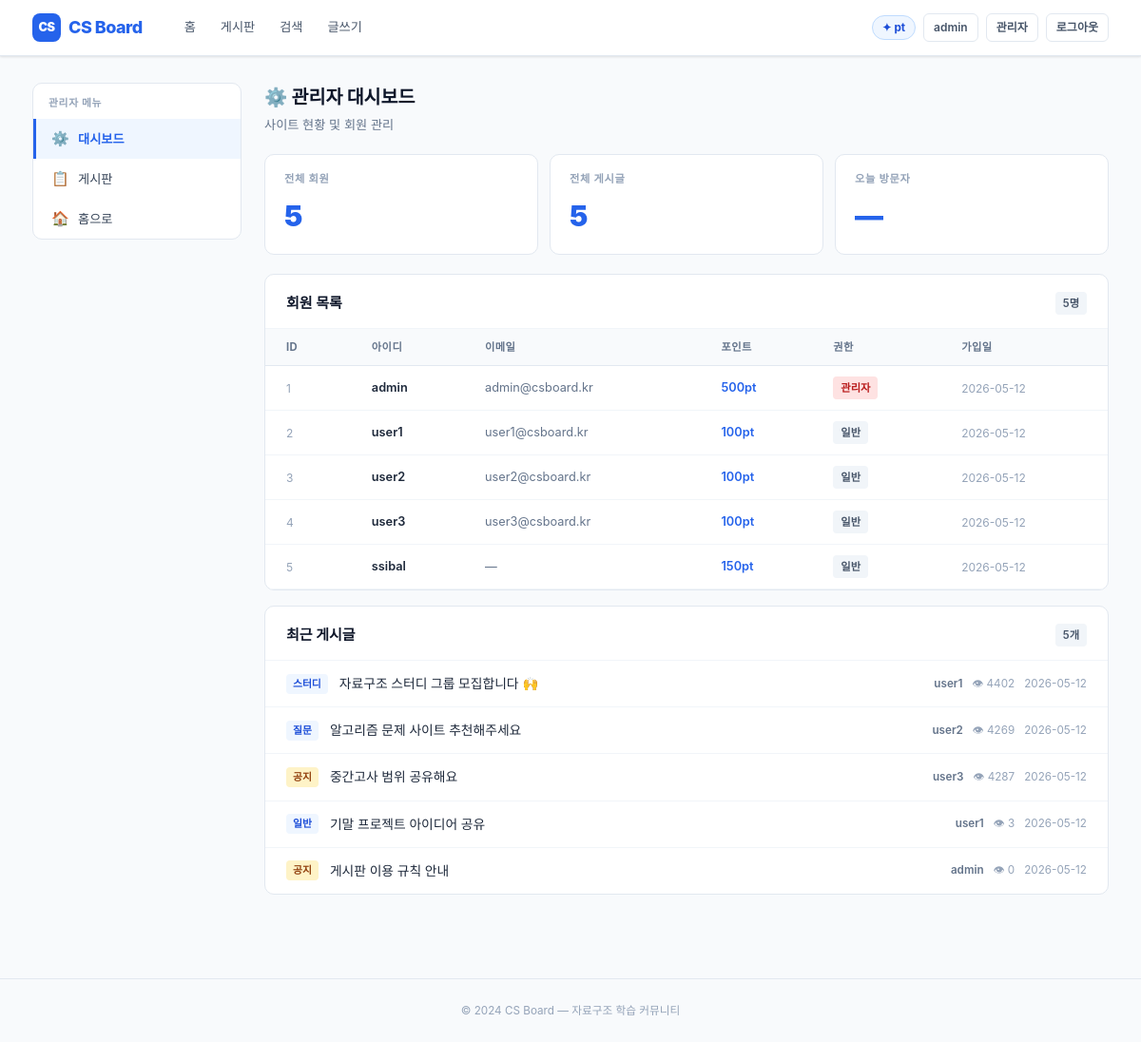
The page /admin (signed in) on the database its author committed.
### tables this page shows
CREATE TABLE users (
        id INTEGER PRIMARY KEY AUTOINCREMENT,
        username TEXT UNIQUE NOT NULL,
        password_hash INTEGER NOT NULL,
        email TEXT DEFAULT '',
        bio TEXT DEFAULT '',
        is_admin INTEGER DEFAULT 0,
        points INTEGER DEFAULT 100,
        created_at TIMESTAMP DEFAULT CURRENT_TIMESTAMP
    );

CREATE TABLE posts (
        id INTEGER PRIMARY KEY AUTOINCREMENT,
        title TEXT NOT NULL,
        content TEXT NOT NULL,
        author TEXT NOT NULL,
        category TEXT DEFAULT '일반',
        views INTEGER DEFAULT 0,
        created_at TIMESTAMP DEFAULT CURRENT_TIMESTAMP
    );

### app.py (the view)
@app.route('/admin')
def admin():
    if not session.get('is_admin'):
        abort(403)
    db = get_db()
    users = db.execute("SELECT * FROM users ORDER BY id").fetchall()
    posts = db.execute("SELECT * FROM posts ORDER BY created_at DESC").fetchall()
    return render_template('admin.html', users=users, posts=posts,
                           user=session.get('username'),
                           is_admin=session.get('is_admin'))

### app.py (called while the page is built)
def get_db():
    db = getattr(g, '_database', None)
    if db is None:
        db = g._database = sqlite3.connect(DATABASE)
        db.row_factory = sqlite3.Row
    return db

@app.teardown_appcontext
def close_connection(exception):
    db = getattr(g, '_database', None)
    if db is not None:
        db.close()

### templates/admin.html (shortened to what this page needs)
{% extends "base.html" %}
{% block body %}
<div class="layout">
  <aside class="sidebar">
    <div class="sidebar-section">
      <div class="sidebar-title">관리자 메뉴</div>
      <nav class="sidebar-nav">
        <a href="/admin" class="active"><span class="icon">⚙️</span> 대시보드</a>
        <a href="/board"><span class="icon">📋</span> 게시판</a>
        <a href="/"><span class="icon">🏠</span> 홈으로</a>
      </nav>
    </div>
  </aside>
  <main>
    <div class="page-header">
      <h2 class="page-title">⚙️ 관리자 대시보드</h2>
      <p class="page-subtitle">사이트 현황 및 회원 관리</p>
    </div>
    <div style="display:grid;grid-template-columns:repeat(3,1fr);gap:12px;margin-bottom:20px;">
      <div class="card">
        <div class="card-body" style="padding:16px 20px;">
          <div style="font-size:.75rem;font-weight:700;color:var(--slate-400);
                      text-transform:uppercase;letter-spacing:.06em;margin-bottom:6px;">전체 회원</div>
          <div style="font-size:2rem;font-weight:900;color:var(--blue-600);">{{ users|length }}</div>
        </div>
      </div>
      <div class="card">
        <div class="card-body" style="padding:16px 20px;">
          <div style="font-size:.75rem;font-weight:700;color:var(--slate-400);
                      text-transform:uppercase;letter-spacing:.06em;margin-bottom:6px;">전체 게시글</div>
          <div style="font-size:2rem;font-weight:900;color:var(--blue-600);">{{ posts|length }}</div>
        </div>
      </div>
      <div class="card">
        <div class="card-body" style="padding:16px 20px;">
          <div style="font-size:.75rem;font-weight:700;color:var(--slate-400);
                      text-transform:uppercase;letter-spacing:.06em;margin-bottom:6px;">오늘 방문자</div>
          <div style="font-size:2rem;font-weight:900;color:var(--blue-600);">—</div>
        </div>
      </div>
    </div>
    <div class="card" style="margin-bottom:16px;">
      <div class="card-header">
        <span class="card-title">회원 목록</span>
        <span class="tag">{{ users|length }}명</span>
      </div>
      <div style="overflow-x:auto;">
        <table style="width:100%;border-collapse:collapse;font-size:.85rem;">
          <thead>
            <tr style="background:var(--slate-50);border-bottom:1px solid var(--slate-200);">
              <th style="padding:10px 22px;text-align:left;font-size:.75rem;font-weight:700;
                         color:var(--slate-500);text-transform:uppercase;letter-spacing:.04em;">ID</th>
              <th style="padding:10px 16px;text-align:left;font-size:.75rem;font-weight:700;
                         color:var(--slate-500);text-transform:uppercase;letter-spacing:.04em;">아이디</th>
              <th style="padding:10px 16px;text-align:left;font-size:.75rem;font-weight:700;
                         color:var(--slate-500);text-transform:uppercase;letter-spacing:.04em;">이메일</th>
              <th style="padding:10px 16px;text-align:left;font-size:.75rem;font-weight:700;
                         color:var(--slate-500);text-transform:uppercase;letter-spacing:.04em;">포인트</th>
              <th style="padding:10px 16px;text-align:left;font-size:.75rem;font-weight:700;
                         color:var(--slate-500);text-transform:uppercase;letter-spacing:.04em;">권한</th>
              <th style="padding:10px 16px;text-align:left;font-size:.75rem;font-weight:700;
                         color:var(--slate-500);text-transform:uppercase;letter-spacing:.04em;">가입일</th>
            </tr>
          </thead>
          <tbody>
            {% for u in users %}
            <tr style="border-bottom:1px solid var(--slate-100);">
              <td style="padding:11px 22px;color:var(--slate-400);font-size:.8rem;">{{ u.id }}</td>
              <td style="padding:11px 16px;font-weight:600;color:var(--slate-800);">{{ u.username }}</td>
              <td style="padding:11px 16px;color:var(--slate-500);">{{ u.email or '—' }}</td>
              <td style="padding:11px 16px;font-weight:600;color:var(--blue-600);">{{ u.points }}pt</td>
              <td style="padding:11px 16px;">
                {% if u.is_admin %}
                <span class="tag red">관리자</span>
                {% else %}
                <span class="tag">일반</span>
                {% endif %}
              </td>
              <td style="padding:11px 16px;color:var(--slate-400);font-size:.8rem;">{{ u.created_at[:10] }}</td>
            </tr>
            {% endfor %}
          </tbody>
        </table>
      </div>
    </div>
    <div class="card">
      <div class="card-header">
        <span class="card-title">최근 게시글</span>
        <span class="tag">{{ posts|length }}개</span>
      </div>
      <ul class="post-list">
        {% for post in posts %}
        <li class="post-item">
          <span class="post-category {% if post.category == '공지' %}notice{% endif %}">
            {{ post.category }}
          </span>
          <a href="/post/{{ post.id }}" class="post-title-link">{{ post.title }}</a>
          <span class="post-meta">
            <span class="post-author">{{ post.author }}</span>
            <span>👁 {{ post.views }}</span>
            <span>{{ post.created_at[:10] }}</span>
          </span>
        </li>
        {% endfor %}
      </ul>
    </div>
  </main>
</div>
{% endblock %}

### templates/base.html (style rules this page uses)
*, *::before, *::after { box-sizing: border-box; margin: 0; padding: 0; }
:root { --blue-50: #eff6ff; --blue-100: #dbeafe; --blue-200: #bfdbfe; --blue-500: #3b82f6; --blue-600: #2563eb; --blue-700: #1d4ed8; --blue-900: #1e3a8a; --slate-50: #f8fafc; --slate-100: #f1f5f9; --slate-200: #e2e8f0; --slate-300: #cbd5e1; --slate-400: #94a3b8; --slate-500: #64748b; --slate-600: #475569; --slate-700: #334155; --slate-800: #1e293b; --slate-900: #0f172a; --green-500: #22c55e; --red-500: #ef4444; --radius-sm: 6px; --radius: 10px; --radius-lg: 16px; --shadow-sm: 0 1px 3px rgba(0,0,0,.07), 0 1px 2px rgba(0,0,0,.05); --shadow: 0 4px 16px rgba(0,0,0,.08); }
html { font-size: 15px; }
body { font-family: -apple-system, BlinkMacSystemFont, 'Segoe UI', 'Malgun Gothic', 'Apple SD Gothic Neo', sans-serif; background: var(--slate-50); color: var(--slate-800); line-height: 1.6; min-height: 100vh; }
a { color: inherit; text-decoration: none; }
.layout { max-width: 1180px; margin: 0 auto; padding: 28px 24px; display: grid; grid-template-columns: 220px 1fr; gap: 24px; align-items: start; }
.sidebar { position: sticky; top: 82px; display: flex; flex-direction: column; gap: 12px; }
.sidebar-section { background: #fff; border: 1px solid var(--slate-200); border-radius: var(--radius); overflow: hidden; }
.sidebar-title { padding: 12px 16px 8px; font-size: .72rem; font-weight: 700; text-transform: uppercase; letter-spacing: .06em; color: var(--slate-400); }
.sidebar-nav a { display: flex; align-items: center; gap: 10px; padding: 9px 16px; font-size: .88rem; font-weight: 500; color: var(--slate-700); transition: all .12s; border-left: 3px solid transparent; }
.sidebar-nav a.active { background: var(--blue-50); color: var(--blue-600); border-left-color: var(--blue-600); font-weight: 600; }
.sidebar-nav .icon { font-size: 1rem; width: 18px; text-align: center; }
.card { background: #fff; border: 1px solid var(--slate-200); border-radius: var(--radius); overflow: hidden; }
.card-header { padding: 18px 22px 14px; border-bottom: 1px solid var(--slate-100); display: flex; align-items: center; justify-content: space-between; }
.card-title { font-size: 1rem; font-weight: 700; color: var(--slate-900); }
.card-body { padding: 20px 22px; }
.page-header { margin-bottom: 20px; }
.page-title { font-size: 1.3rem; font-weight: 800; color: var(--slate-900); }
.page-subtitle { font-size: .88rem; color: var(--slate-500); margin-top: 3px; }
.post-list { list-style: none; }
.post-item { display: flex; align-items: center; gap: 12px; padding: 13px 22px; border-bottom: 1px solid var(--slate-100); transition: background .1s; }
.post-item:last-child { border-bottom: none; }
.post-category { font-size: .72rem; font-weight: 700; padding: 2px 7px; border-radius: 4px; background: var(--blue-50); color: var(--blue-700); white-space: nowrap; flex-shrink: 0; }
.post-category.notice { background: #fef3c7; color: #92400e; }
.post-title-link { flex: 1; font-size: .92rem; font-weight: 500; color: var(--slate-800); white-space: nowrap; overflow: hidden; text-overflow: ellipsis; }
.post-meta { display: flex; align-items: center; gap: 10px; flex-shrink: 0; font-size: .78rem; color: var(--slate-400); }
.post-author { font-weight: 600; color: var(--slate-500); }
.tag { display: inline-flex; align-items: center; font-size: .75rem; font-weight: 600; padding: 3px 8px; border-radius: 4px; background: var(--slate-100); color: var(--slate-600); }
.tag.red { background: #fee2e2; color: #b91c1c; }

### rows shown on the page
users: id "1", username "admin", email "admin@csboard.kr", points "500", is_admin "관리자", created_at "2026-05-12"
users: id "2", username "user1", email "user1@csboard.kr", points "100", is_admin "일반", created_at "2026-05-12"
users: id "3", username "user2", email "user2@csboard.kr", points "100", is_admin "일반", created_at "2026-05-12"
users: id "4", username "user3", email "user3@csboard.kr", points "100", is_admin "일반", created_at "2026-05-12"
users: id "5", username "ssibal", email "—", points "150", is_admin "일반", created_at "2026-05-12"
posts: category "스터디", title "자료구조 스터디 그룹 모집합니다 🙌", author "user1", views "4402", created_at "2026-05-12"
posts: category "질문", title "알고리즘 문제 사이트 추천해주세요", author "user2", views "4269", created_at "2026-05-12"
posts: category "공지", title "중간고사 범위 공유해요", author "user3", views "4287", created_at "2026-05-12"
posts: category "일반", title "기말 프로젝트 아이디어 공유", author "user1", views "3", created_at "2026-05-12"
posts: category "공지", title "게시판 이용 규칙 안내", author "admin", views "0", created_at "2026-05-12"

### other values the page prints
{{ user }} "admin"
{{ users|length }} "5"
{{ posts|length }} "5"
